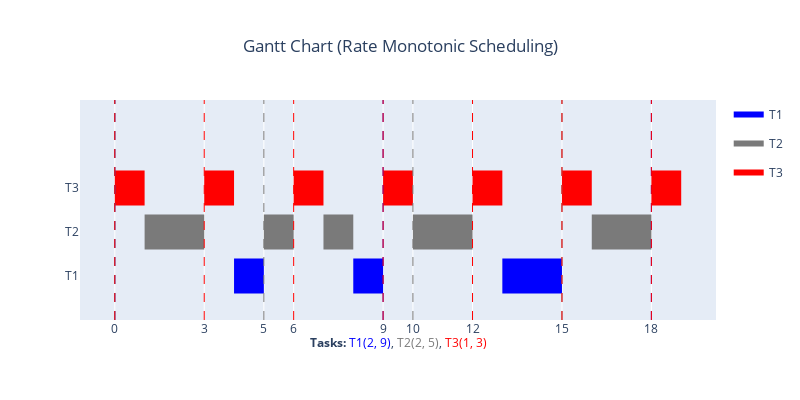

The cell this chart's notebook holds for it:
### Code cell
import pandas as pd
import plotly.figure_factory as ff
from dataclasses import dataclass
import queue


@dataclass
class Task:
    name: str
    period: int
    cost: int
    priority: int = 0
    started_at: int = 0
    remaining_time: int = 0

    def start_task(self, time):
        self.started_at = time

        if self.remaining_time == 0:
            self.remaining_time = self.cost
    
    def interrupt_task(self, time, system_tick):
        # Update the remaining time of the task
        # Compensate for the time that has passed since the task started
        self.remaining_time -= time - self.started_at + system_tick    

    def end_task(self, time):
        self.remaining_time = 0
    




# Generate some tasks, with period, cost, and priority
tasks = [
    Task(name="T1", period=9, cost=2, priority=1),
    Task(name="T2", period=5, cost=2, priority=2),
    Task(name="T3", period=3, cost=1, priority=3),
]

# Rate monotonic scheduling algorithm

for task in tasks:
    task.priority = task.period


system_tick = 1
time = 0
simulated_time = 20
current_task = None

#df = pd.DataFrame([])

q = queue.PriorityQueue()
df = pd.DataFrame([])
while time < simulated_time:
    # Simulate time
    if current_task:
        current_task.remaining_time -= system_tick
    # Check if the current task has finished
    if current_task and current_task.remaining_time <= 0:
        current_task.end_task(time)
        df = pd.concat([df, pd.DataFrame({'Task': [current_task.name], 'Start': [current_task.started_at], 'Finish': [time]})])
        #print(f"Task {current_task.name} finished at {time}")
        current_task = None
    
    # Start tasks at their period
    for task in tasks:
        if time == 0 or time % task.period == 0:
            q.put((task.priority, task))

    # If there is no current task, get the next one
    if not current_task and q.qsize() > 0:
        _, current_task = q.get()
        current_task.start_task(time)
    

    # Check if there is a higher priority task
    if not q.empty():
        next_task = q.queue[0][1]
        if next_task.priority < current_task.priority:
            current_task.interrupt_task(time, system_tick)
            q.put((current_task.priority, current_task)) # Put the current task back in the queue
            df = pd.concat([df, pd.DataFrame({'Task': [current_task.name], 'Start': [current_task.started_at], 'Finish': [time]})])
            #print(f"Task {current_task.name} finished at {time}")
            current_task = next_task
            current_task.start_task(time)
            q.get()

    
    time += system_tick

# Create subtitle



color_rotation = ['rgb(0, 0, 255)', 'rgb(122, 122, 122)', 'rgb(255, 0, 0)', 'rgb(255, 255, 0)', 'rgb(255, 0, 255)', 'rgb(0, 255, 255)']
colors = {task.name: color_rotation[i % len(color_rotation)] for i, task in enumerate(tasks)}
fig = ff.create_gantt(df, bar_width = 0.4, show_colorbar=True,  group_tasks=True, index_col='Task', showgrid_x=True,
                      colors=colors)                       
subtitle = "<b>Tasks:</b> " + ", ".join([f"<span style='color:{colors[task.name]}'>{task.name}({task.cost}, {task.period})</span>" for task in tasks])
                      
fig.update_layout(
    xaxis_type='linear',
    autosize=False,
    width=800,
    height=400,
    title={
        'text': "Gantt Chart (Rate Monotonic Scheduling)",
        'y':0.9,
        'x':0.5,
        'xanchor': 'center',
        'yanchor': 'top'
    },
    annotations=[
        dict(
            x=0.5,
            y=-0.15,
            xref='paper',
            yref='paper',
            text=subtitle,
            showarrow=False,
            font=dict(size=12)
        )
    ],
    xaxis=dict(
        tickmode='array',
        tickvals=[period for task in tasks for period in range(0, simulated_time, task.period)],
        ticktext=[str(period) for task in tasks for period in range(0, simulated_time, task.period)]
    )
)


for i, task in enumerate(tasks):
    for period in range(0, simulated_time, task.period):
        fig.add_shape(
            type="line",
            x0=period,
            y0=0,
            x1=period,
            y1=1,
            xref='x',
            yref='paper',
            line=dict(color=color_rotation[i % len(color_rotation)], width=1, dash="dash")
        )

fig.show()

### Figure 1 — Plotly figure (JSON) as saved in the notebook; plotly's stock layout.template omitted (floating-point values rounded to 4 significant figures)
{"data": [{"fill": "toself", "fillcolor": "rgb(0, 0, 255)", "hoverinfo": "name", "legendgroup": "rgb(0, 0, 255)", "mode": "none", "name": "T1", "type": "scatter", "x": [4, 5, 5, 4, 4, 8, 9, 9, 8, 8, 13, 15, 15, 13], "y": [-0.4, -0.4, 0.4, 0.4, null, -0.4, -0.4, 0.4, 0.4, null, -0.4, -0.4, 0.4, 0.4]}, {"fill": "toself", "fillcolor": "rgb(122, 122, 122)", "hoverinfo": "name", "legendgroup": "rgb(122, 122, 122)", "mode": "none", "name": "T2", "type": "scatter", "x": [1, 3, 3, 1, 1, 5, 6, 6, 5, 5, 7, 8, 8, 7, 7, 10, 12, 12, 10, 10, 16, 18, 18, 16], "y": [0.6, 0.6, 1.4, 1.4, null, 0.6, 0.6, 1.4, 1.4, null, 0.6, 0.6, 1.4, 1.4, null, 0.6, 0.6, 1.4, 1.4, null, 0.6, 0.6, 1.4, 1.4]}, {"fill": "toself", "fillcolor": "rgb(255, 0, 0)", "hoverinfo": "name", "legendgroup": "rgb(255, 0, 0)", "mode": "none", "name": "T3", "type": "scatter", "x": [0, 1, 1, 0, 0, 3, 4, 4, 3, 3, 6, 7, 7, 6, 6, 9, 10, 10, 9, 9, 12, 13, 13, 12, 12, 15, 16, 16, 15, 15, 18, 19, 19, 18], "y": [1.6, 1.6, 2.4, 2.4, null, 1.6, 1.6, 2.4, 2.4, null, 1.6, 1.6, 2.4, 2.4, null, 1.6, 1.6, 2.4, 2.4, null, 1.6, 1.6, 2.4, 2.4, null, 1.6, 1.6, 2.4, 2.4, null, 1.6, 1.6, 2.4, 2.4]}, {"legendgroup": "rgb(0, 0, 255)", "marker": {"color": "rgb(0, 0, 255)", "opacity": 0, "size": 1}, "mode": "markers", "name": "", "showlegend": false, "text": [null, null, null, null, null, null], "type": "scatter", "x": [4, 5, 8, 9, 13, 15], "y": [0, 0, 0, 0, 0, 0]}, {"legendgroup": "rgb(122, 122, 122)", "marker": {"color": "rgb(122, 122, 122)", "opacity": 0, "size": 1}, "mode": "markers", "name": "", "showlegend": false, "text": [null, null, null, null, null, null, null, null, null, null], "type": "scatter", "x": [1, 3, 5, 6, 7, 8, 10, 12, 16, 18], "y": [1, 1, 1, 1, 1, 1, 1, 1, 1, 1]}, {"legendgroup": "rgb(255, 0, 0)", "marker": {"color": "rgb(255, 0, 0)", "opacity": 0, "size": 1}, "mode": "markers", "name": "", "showlegend": false, "text": [null, null, null, null, null, null, null, null, null, null, null, null, null, null], "type": "scatter", "x": [0, 1, 3, 4, 6, 7, 9, 10, 12, 13, 15, 16, 18, 19], "y": [2, 2, 2, 2, 2, 2, 2, 2, 2, 2, 2, 2, 2, 2]}], "layout": {"annotations": [{"font": {"size": 12}, "showarrow": false, "text": "<b>Tasks:</b> <span style='color:rgb(0, 0, 255)'>T1(2, 9)</span>, <span style='color:rgb(122, 122, 122)'>T2(2, 5)</span>, <span style='color:rgb(255, 0, 0)'>T3(1, 3)</span>", "x": 0.5, "xref": "paper", "y": -0.15, "yref": "paper"}], "autosize": false, "height": 400, "hovermode": "closest", "shapes": [{"line": {"color": "rgb(0, 0, 255)", "dash": "dash", "width": 1}, "type": "line", "x0": 0, "x1": 0, "xref": "x", "y0": 0, "y1": 1, "yref": "paper"}, {"line": {"color": "rgb(0, 0, 255)", "dash": "dash", "width": 1}, "type": "line", "x0": 9, "x1": 9, "xref": "x", "y0": 0, "y1": 1, "yref": "paper"}, {"line": {"color": "rgb(0, 0, 255)", "dash": "dash", "width": 1}, "type": "line", "x0": 18, "x1": 18, "xref": "x", "y0": 0, "y1": 1, "yref": "paper"}, {"line": {"color": "rgb(122, 122, 122)", "dash": "dash", "width": 1}, "type": "line", "x0": 0, "x1": 0, "xref": "x", "y0": 0, "y1": 1, "yref": "paper"}, {"line": {"color": "rgb(122, 122, 122)", "dash": "dash", "width": 1}, "type": "line", "x0": 5, "x1": 5, "xref": "x", "y0": 0, "y1": 1, "yref": "paper"}, {"line": {"color": "rgb(122, 122, 122)", "dash": "dash", "width": 1}, "type": "line", "x0": 10, "x1": 10, "xref": "x", "y0": 0, "y1": 1, "yref": "paper"}, {"line": {"color": "rgb(122, 122, 122)", "dash": "dash", "width": 1}, "type": "line", "x0": 15, "x1": 15, "xref": "x", "y0": 0, "y1": 1, "yref": "paper"}, {"line": {"color": "rgb(255, 0, 0)", "dash": "dash", "width": 1}, "type": "line", "x0": 0, "x1": 0, "xref": "x", "y0": 0, "y1": 1, "yref": "paper"}, {"line": {"color": "rgb(255, 0, 0)", "dash": "dash", "width": 1}, "type": "line", "x0": 3, "x1": 3, "xref": "x", "y0": 0, "y1": 1, "yref": "paper"}, {"line": {"color": "rgb(255, 0, 0)", "dash": "dash", "width": 1}, "type": "line", "x0": 6, "x1": 6, "xref": "x", "y0": 0, "y1": 1, "yref": "paper"}, {"line": {"color": "rgb(255, 0, 0)", "dash": "dash", "width": 1}, "type": "line", "x0": 9, "x1": 9, "xref": "x", "y0": 0, "y1": 1, "yref": "paper"}, {"line": {"color": "rgb(255, 0, 0)", "dash": "dash", "width": 1}, "type": "line", "x0": 12, "x1": 12, "xref": "x", "y0": 0, "y1": 1, "yref": "paper"}, {"line": {"color": "rgb(255, 0, 0)", "dash": "dash", "width": 1}, "type": "line", "x0": 15, "x1": 15, "xref": "x", "y0": 0, "y1": 1, "yref": "paper"}, {"line": {"color": "rgb(255, 0, 0)", "dash": "dash", "width": 1}, "type": "line", "x0": 18, "x1": 18, "xref": "x", "y0": 0, "y1": 1, "yref": "paper"}], "showlegend": true, "title": {"text": "Gantt Chart (Rate Monotonic Scheduling)", "x": 0.5, "xanchor": "center", "y": 0.9, "yanchor": "top"}, "width": 800, "xaxis": {"rangeselector": {"buttons": [{"count": 7, "label": "1w", "step": "day", "stepmode": "backward"}, {"count": 1, "label": "1m", "step": "month", "stepmode": "backward"}, {"count": 6, "label": "6m", "step": "month", "stepmode": "backward"}, {"count": 1, "label": "YTD", "step": "year", "stepmode": "todate"}, {"count": 1, "label": "1y", "step": "year", "stepmode": "backward"}, {"step": "all"}]}, "showgrid": true, "tickmode": "array", "ticktext": ["0", "9", "18", "0", "5", "10", "15", "0", "3", "6", "9", "12", "15", "18"], "tickvals": [0, 9, 18, 0, 5, 10, 15, 0, 3, 6, 9, 12, 15, 18], "type": "linear", "zeroline": false}, "yaxis": {"autorange": false, "range": [-1, 4], "showgrid": false, "ticktext": ["T1", "T2", "T3"], "tickvals": [0, 1, 2], "zeroline": false}}}
